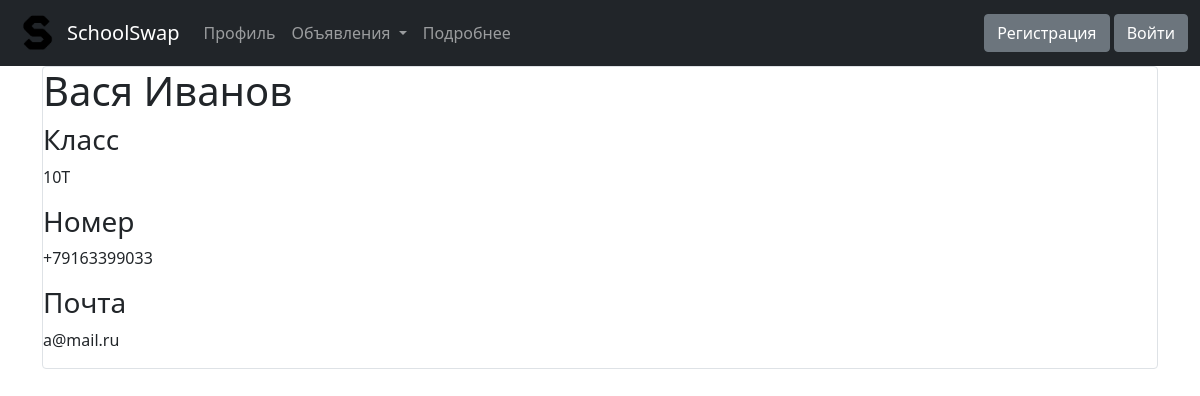
The app's page /profile/1 with its own data.
### data/users.py (models this page shows, shortened)
class User(SqlAlchemyBase, UserMixin):
    __tablename__ = 'users'
    id = sqlalchemy.Column(sqlalchemy.Integer, primary_key=True, autoincrement=True)
    username = sqlalchemy.Column(sqlalchemy.String, nullable=True)
    classnum = sqlalchemy.Column(sqlalchemy.String, nullable=True)
    phone = sqlalchemy.Column(sqlalchemy.String, unique=True, nullable=True)
    email = sqlalchemy.Column(sqlalchemy.String, unique=True, nullable=True)
    hashed_password = sqlalchemy.Column(sqlalchemy.String, nullable=True)
    goods = orm.relation("Goods", back_populates='user')

### main.py (the view)
@app.route('/profile/<int:id>', methods=['GET', 'POST'])
def profile_info(id):
    db_sess = db_session.create_session()
    users = db_sess.query(User).filter(User.id == id).first()
    return render_template('profile.html', users=users, title='Профиль продавца')

### data/db_session.py (called while the page is built)
def create_session() -> Session:
    global __factory
    return __factory()

### templates/profile.html
{% extends "base.html" %}
{% block content %}
<link rel="stylesheet" href="{{ url_for('static', filename='css/good.css') }}">
<div class="col-md-12 border rounded item">
  <h1>{{users.username}}</h1>
  <div>
    <h3>Класс</h3>
    <p>{{users.classnum}}</p>
  </div>
  <div>
    <h3>Номер</h3>
    <p>{{users.phone}}</p>
  </div>
  <div>
    <h3>Почта</h3>
    <p>{{users.email}}</p>
  </div>
</div>
{% endblock %}

### records on screen
User: username "Вася Иванов", classnum "10Т", phone "+79163399033", email "a@mail.ru"
